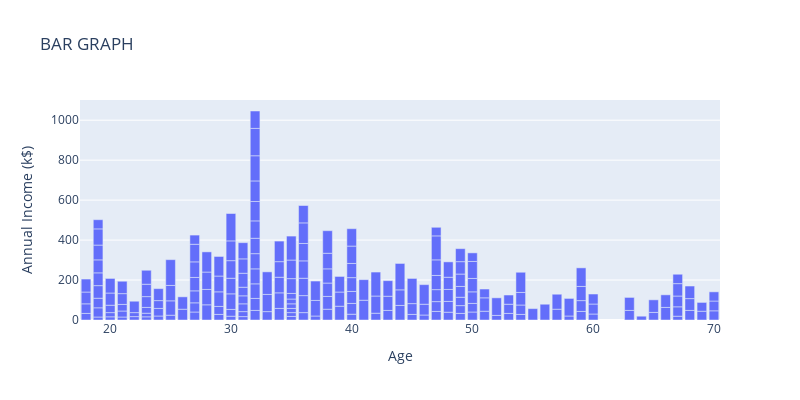

Source (notebook cell):
### Code cell
#Representing the Data in Bar Graph
dfb=pd.read_csv('Mall_Customers.csv')
fig=px.bar(dfb,x='Age',y='Annual Income (k$)',width=800, height=400,title='BAR GRAPH')
fig.show()

### Figure 1 — Plotly figure (JSON) as saved in the notebook; plotly's stock layout.template omitted (floating-point values rounded to 4 significant figures; data arrays with more than 128 entries replaced by an {"elided": "..."} marker saying what was removed)
{"data": [{"alignmentgroup": "True", "hovertemplate": "Age=%{x}<br>Annual Income (k$)=%{y}<extra></extra>", "legendgroup": "", "marker": {"color": "#636efa", "pattern": {"shape": ""}}, "name": "", "offsetgroup": "", "orientation": "v", "showlegend": false, "textposition": "auto", "type": "bar", "x": {"elided": "215 int values"}, "xaxis": "x", "y": {"elided": "215 int values"}, "yaxis": "y"}], "layout": {"barmode": "relative", "height": 400, "legend": {"tracegroupgap": 0}, "title": {"text": "BAR GRAPH"}, "width": 800, "xaxis": {"anchor": "y", "domain": [0, 1], "title": {"text": "Age"}}, "yaxis": {"anchor": "x", "domain": [0, 1], "title": {"text": "Annual Income (k$)"}}}}
